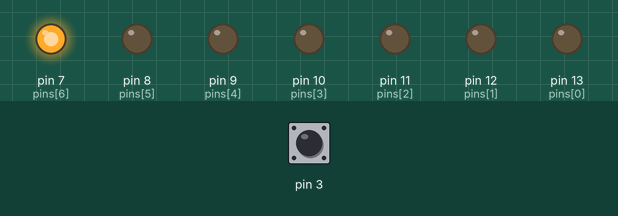
Recording of a sketch running on a simulated Arduino Uno, built with avr-gcc and run on an emulated ATmega328P. On the bench: output pins drawn as LEDs (lit = HIGH). The test bench sets the inputs (shaded band); at power-on: pin 3 HIGH.

Above: at 0.1 s.
At 1.2 s:
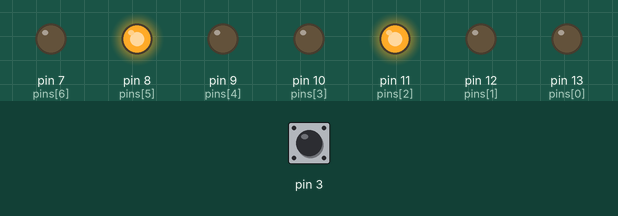
1.3 s: pin 3 pulled LOW for 3.2 s
At 2.6 s:
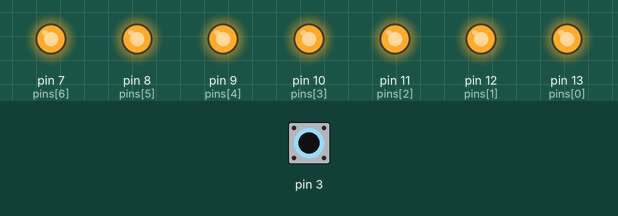
Timing chart, 0 to 19.5 s (numbered marks = the images above; inputs shaded):
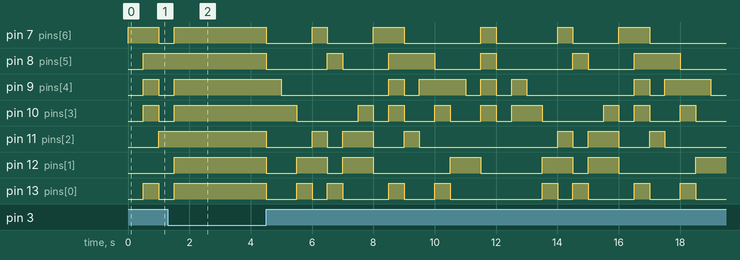

The sketch:

7-segment.ino
```cpp
byte pins[7]={13, 12, 11, 10, 9, 8, 7};
byte show[16][7]={
  {0, 0, 0, 0, 0, 0, 1},
  {1, 0, 0, 1, 1, 1, 1},
  {0, 0, 1, 0, 0, 1, 0},
  {0, 0, 0, 0, 1, 1, 0},
  {1, 0, 0, 1, 1, 0, 0},
  {0, 1, 0, 0, 1, 0, 0},
  {0, 1, 0, 0, 0, 0, 0},
  {0, 0, 0, 1, 1, 1, 1},
  {0, 0, 0, 0, 0, 0, 0},
  {0, 0, 0, 1, 1, 0, 0},
  {0, 0, 0, 1, 0, 0, 0},
  {1, 1, 0, 0, 0, 0, 0},
  {0, 1, 1, 0, 0, 0, 1},
  {1, 0, 0, 0, 0, 1, 0},
  {0, 1, 1, 0, 0, 0, 0},
  {0, 1, 1, 1, 0, 0, 0},
};
byte btn;
byte pause[7]={1,1,1,1,1,1,1};
void setup()
{
  for (byte i = 0; i < 7; ++i) {
   pinMode(pins[i], OUTPUT);
  }
   pinMode(3,INPUT_PULLUP);
}

void loop()
{

  for(byte i = 0; i < 16; i++){
    for(byte j = 0; j < 7; j++){
       btn=digitalRead(3);
    if(btn==1){
      for(byte j = 0; j < 7; j++ ){
        digitalWrite(pins[j], show[i][j]);
      }
      }
      else{
        for(byte j = 0; j < 7; j++){
        digitalWrite(pins[j], 1);
        }
      }
    }
    delay(500);
  }
}
```
